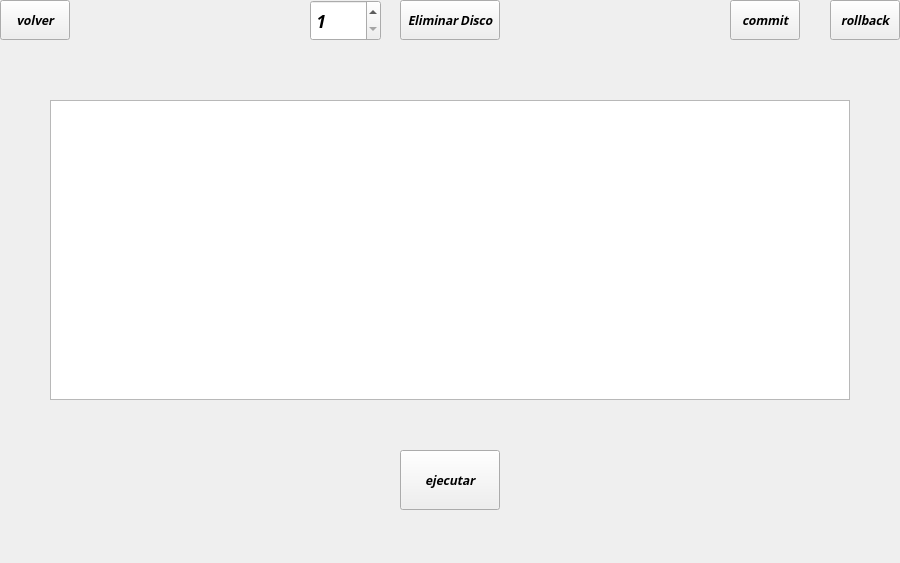
<?xml version="1.0" encoding="UTF-8"?>
<ui version="4.0">
 <class>ventanaMetadata</class>
 <widget class="QWidget" name="ventanaMetadata">
  <property name="geometry">
   <rect>
    <x>0</x>
    <y>0</y>
    <width>900</width>
    <height>563</height>
   </rect>
  </property>
  <property name="windowTitle">
   <string>Form</string>
  </property>
  <widget class="QLabel" name="fondoM">
   <property name="geometry">
    <rect>
     <x>0</x>
     <y>0</y>
     <width>900</width>
     <height>564</height>
    </rect>
   </property>
   <property name="text">
    <string/>
   </property>
  </widget>
  <widget class="QTextEdit" name="editorCodigo">
   <property name="geometry">
    <rect>
     <x>50</x>
     <y>100</y>
     <width>800</width>
     <height>300</height>
    </rect>
   </property>
   <property name="font">
    <font>
     <family>Noto Sans Gurmukhi</family>
     <pointsize>10</pointsize>
     <weight>75</weight>
     <bold>true</bold>
    </font>
   </property>
   <property name="styleSheet">
    <string notr="true"/>
   </property>
  </widget>
  <widget class="QPushButton" name="volverButton">
   <property name="geometry">
    <rect>
     <x>0</x>
     <y>0</y>
     <width>70</width>
     <height>40</height>
    </rect>
   </property>
   <property name="font">
    <font>
     <family>Noto Sans Adlam</family>
     <pointsize>9</pointsize>
     <weight>75</weight>
     <italic>true</italic>
     <bold>true</bold>
    </font>
   </property>
   <property name="text">
    <string>volver</string>
   </property>
  </widget>
  <widget class="QPushButton" name="ejecutarButton">
   <property name="geometry">
    <rect>
     <x>400</x>
     <y>450</y>
     <width>100</width>
     <height>60</height>
    </rect>
   </property>
   <property name="font">
    <font>
     <family>Noto Sans Adlam</family>
     <weight>75</weight>
     <italic>true</italic>
     <bold>true</bold>
    </font>
   </property>
   <property name="text">
    <string>ejecutar</string>
   </property>
  </widget>
  <widget class="QPushButton" name="commitButton">
   <property name="geometry">
    <rect>
     <x>730</x>
     <y>0</y>
     <width>70</width>
     <height>40</height>
    </rect>
   </property>
   <property name="font">
    <font>
     <family>Noto Sans Adlam</family>
     <weight>75</weight>
     <italic>true</italic>
     <bold>true</bold>
    </font>
   </property>
   <property name="text">
    <string>commit</string>
   </property>
  </widget>
  <widget class="QPushButton" name="rollbackButton">
   <property name="geometry">
    <rect>
     <x>830</x>
     <y>0</y>
     <width>70</width>
     <height>40</height>
    </rect>
   </property>
   <property name="font">
    <font>
     <family>Noto Sans Adlam</family>
     <weight>75</weight>
     <italic>true</italic>
     <bold>true</bold>
    </font>
   </property>
   <property name="text">
    <string>rollback</string>
   </property>
  </widget>
  <widget class="QSpinBox" name="discos">
   <property name="geometry">
    <rect>
     <x>310</x>
     <y>0</y>
     <width>71</width>
     <height>41</height>
    </rect>
   </property>
   <property name="font">
    <font>
     <family>Noto Sans Adlam</family>
     <pointsize>13</pointsize>
     <weight>75</weight>
     <italic>true</italic>
     <bold>true</bold>
    </font>
   </property>
   <property name="minimum">
    <number>1</number>
   </property>
   <property name="maximum">
    <number>4</number>
   </property>
  </widget>
  <widget class="QPushButton" name="discoButton">
   <property name="geometry">
    <rect>
     <x>400</x>
     <y>0</y>
     <width>100</width>
     <height>40</height>
    </rect>
   </property>
   <property name="font">
    <font>
     <family>Noto Sans Adlam</family>
     <weight>75</weight>
     <italic>true</italic>
     <bold>true</bold>
    </font>
   </property>
   <property name="text">
    <string>Eliminar Disco</string>
   </property>
  </widget>
 </widget>
 <resources/>
 <connections/>
</ui>
